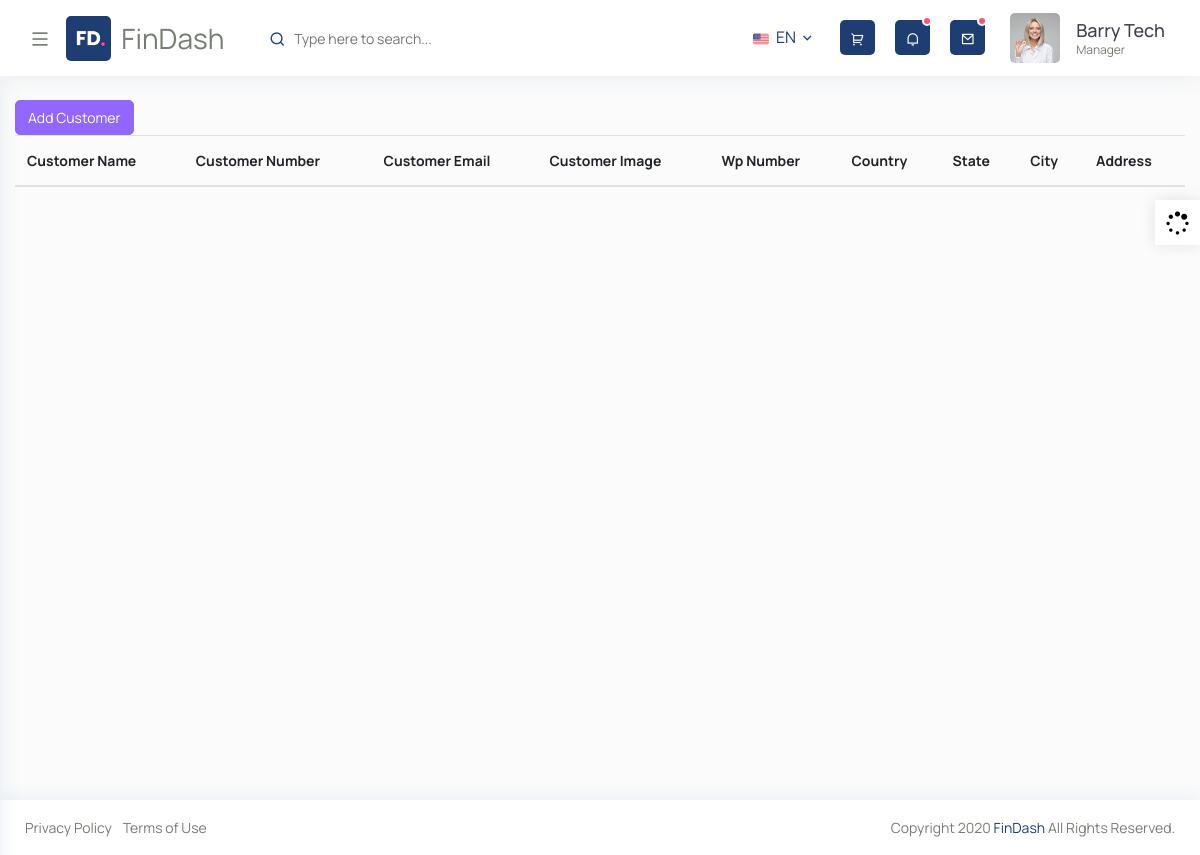
Page /machineapp/customer_show on the earlier database version.
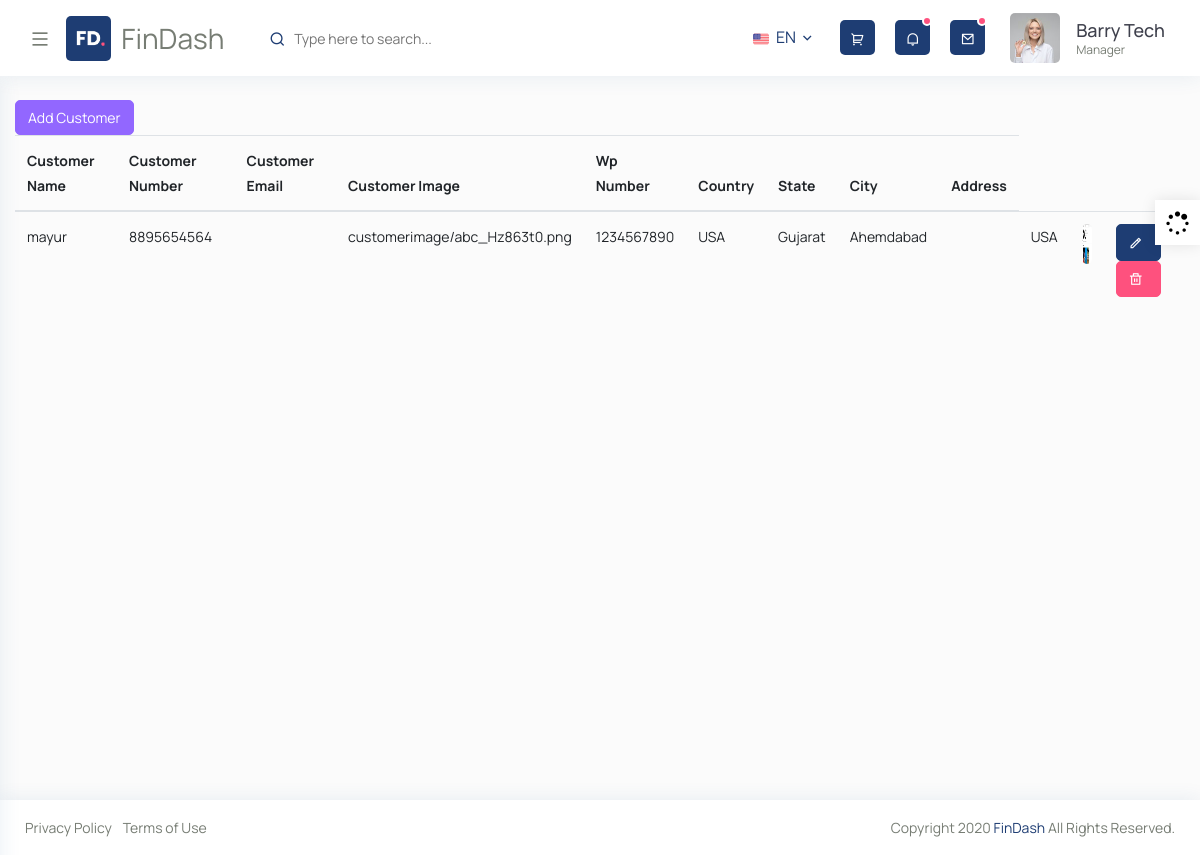
Same page on the later database version.
### machineapp/models.py (models this page shows)
class customer(models.Model):
    customer_name=models.CharField(max_length=200)
    customer_number=models.IntegerField()
    customer_email=models.CharField(max_length=200)
    customer_image=models.ImageField(upload_to='customerimage')
    customer_wpnumber=models.IntegerField()
    country_id=models.ForeignKey(country, on_delete=models.CASCADE)
    state_id=models.ForeignKey(state, on_delete=models.CASCADE)
    city_id=models.ForeignKey(city, on_delete=models.CASCADE)
    customer_Address=models.CharField(max_length=200)
    def __str__(self):
        return self.customer_name

class country(models.Model):
    country_name=models.CharField(max_length=200)
    country_status=models.CharField(max_length=200, default='True')
    def __str__(self):
       return self.country_name

class state(models.Model):
    country_id=models.ForeignKey(country, on_delete=models.CASCADE)
    state_name=models.CharField(max_length=200)
    state_status=models.CharField(max_length=200, default='True')
    def __str__(self):
       return self.state_name

class city(models.Model):
    state_id=models.ForeignKey(state, on_delete=models.CASCADE)
    city_name=models.CharField(max_length=200)
    city_status=models.CharField(max_length=200, default='True')
    def __str__(self):
       return self.city_name

### machineapp/views.py (the view)
# urls.py: path('customer_show',views.customer_show, name='customer_show'),
def customer_show(request):
    customerobj = customer.objects.all()
    context={
        'customer':customerobj,
        'baseurl':baseurl,
    }
    print(customerobj)
    return render(request,"customer_show.html",context)

### templates/customer_show.html (shortened to what this page needs)
{% extends "base.html" %}
{% load static %}
{% block body %}
<div id="content-page" class="content-page">
  <div class="container-fluid">
    <a class="btn btn-info" href="{% url 'customer_add' %}">Add Customer</a>
    <table class="table">
      <thead>
        <tr>
          <th scope="customer">Customer Name</th>
          <th scope="customer">Customer Number</th>
          <th scope="customer">Customer Email</th>
          <th scope="customer">Customer Image</th>
          <th scope="wp Number">Wp Number</th>
          <th scope="country">Country</th>
          <th scope="state">State</th>
          <th scope="city">City</th>
          <th scope="address">Address</th>
        </tr>
      </thead>
      <tbody>
        {% for i in customer %}
        <tr>
            <td>{{i.customer_name}}</td>
            <td>{{i.customer_number}}</td>
            <td>{{i.customer_Email}}</td>
            <td>{{i.customer_image}}</td>
            <td>{{i.customer_wpnumber}}</td>
            <td>{{i.country_id}}</td>
            <td>{{i.state_id}}</td>
            <td>{{i.city_id}}</td>
            <td>{{i.Address}}</td>
            <td>{{i.country_id.country_name}}</td>
          <td><img class="rounded img-fluid avatar-40" src="{{i.customer_image.url}}" alt="profile"></td>
          <td><a class="btn btn-primary" href="{% url 'customer_update' i.id %}"><i class="ri-pencil-line"></i></a>
          <a class="btn btn-danger"href="{% url 'customer_delete' i.id %}" onclick="return confirm('Are you sure you want to delete this?')"><i class="ri-delete-bin-line"></a></td>
        </tr>
        {% endfor %}
        </tbody>
        </table>
      </div>
    </div>
{% endblock %}

### templates/base.html (shortened to what this page needs)
{% load static %}
<!doctype html>
<html lang="en">
<head>
      <link rel="stylesheet" href="{% static 'css/bootstrap.min.css' %}">
      <link rel="stylesheet" href="{% static 'css/typography.css' %}" >
      <link rel="stylesheet" href="{% static 'css/style.css' %}">
      <link rel="stylesheet" href="{% static 'css/responsive.css' %}">
      <link href="{% static 'fullcalendar/core/main.css' %}" rel="stylesheet" />
      <link href="{% static 'fullcalendar/daygrid/main.css' %}" rel="stylesheet" />
      <link href="{% static 'fullcalendar/timegrid/main.css' %}" rel="stylesheet" />
      <link href="{% static 'fullcalendar/list/main.css' %}" rel="stylesheet" />
      <link rel="stylesheet" href="{% static 'css/flatpickr.min.css'  %}" />
   </head>
   <body>
      <div class="wrapper">
         {%  include 'nav.html' %}
         {% block body %}
         {% endblock %}
        </div>
        {%  include 'footer.html' %}
       <div class="iq-colorbox color-fix">
         <div class="buy-button"> <a class="color-full" href="#"><i class="fa fa-spinner fa-spin"></i></a> </div>
       </div>
   </body>
</html>

### templates/nav.html (shortened to what this page needs)
{% load static %}
<div class="iq-top-navbar">
    <div class="iq-navbar-custom">
       <nav class="navbar navbar-expand-lg navbar-light p-0">
          <div class="iq-menu-bt d-flex align-items-center">
             <div class="wrapper-menu">
                <div class="main-circle"><i class="ri-menu-line"></i></div>
             </div>
             <div class="iq-navbar-logo d-flex justify-content-between ml-3">
                <a href="index.html" class="header-logo">
                <img src="{% static 'images/logo.png' %}" class="img-fluid rounded" alt="">
                <span>FinDash</span>
                </a>
             </div>
          </div>
          <div class="iq-search-bar">
             <form action="#" class="searchbox">
                <input type="text" class="text search-input" placeholder="Type here to search...">
                <a class="search-link" href="#"><i class="ri-search-line"></i></a>
             </form>
          </div>
          <div class="collapse navbar-collapse" id="navbarSupportedContent">
             <ul class="navbar-nav ml-auto navbar-list">
                <li class="nav-item">
                   <a class="search-toggle iq-waves-effect language-title" href="#"><img src="{% static  'images/small/flag-01.png' %}" alt="img-flaf" class="img-fluid mr-1" style="height: 16px; width: 16px;"> EN <i class="ri-arrow-down-s-line"></i></a>
                </li>
                <li class="nav-item nav-icon">
                   <a href="#" class="iq-waves-effect bg-primary rounded"><i class="ri-shopping-cart-2-line"></i></a>
                </li>
                <li class="nav-item nav-icon">
                   <a href="#" class="search-toggle iq-waves-effect bg-primary rounded">
                   <i class="ri-notification-line"></i>
                   <span class="bg-danger dots"></span>
                   </a>
                </li>
                <li class="nav-item nav-icon dropdown">
                   <a href="#" class="search-toggle iq-waves-effect bg-primary rounded">
                   <i class="ri-mail-line"></i>
                   <span class="bg-danger count-mail"></span>
                   </a>
                </li>
             </ul>
          </div>
          <ul class="navbar-list">
             <li class="line-height">
                <a href="#" class="search-toggle iq-waves-effect d-flex align-items-center">
                   <img src="{% static 'images/user/1.jpg'%}" class="img-fluid rounded mr-3" alt="user">
                   <div class="caption">
                      <h6 class="mb-0 line-height">Barry Tech</h6>
                      <p class="mb-0">Manager</p>
                   </div>
                </a>
             </li>
          </ul>
       </nav>
    </div>
 </div>

### templates/footer.html
<footer class="iq-footer">
    <div class="container-fluid">
       <div class="row">
          <div class="col-lg-6">
             <ul class="list-inline mb-0">
                <li class="list-inline-item"><a href="privacy-policy.html">Privacy Policy</a></li>
                <li class="list-inline-item"><a href="terms-of-service.html">Terms of Use</a></li>
             </ul>
          </div>
          <div class="col-lg-6 text-right">
             Copyright 2020 <a href="#">FinDash</a> All Rights Reserved.
          </div>
       </div>
    </div>
 </footer>

### static/css/typography.css (style rules this page uses)
body { font-family: 'Manrope', sans-serif; font-weight: 400; font-style: normal; font-size: 14px; line-height: 1.8; padding: 0; margin: 0; color: var(--iq-body-text); background: var(--iq-body-bg); }
h1, h2, h3, h4, h5, h6 { font-family: 'Manrope', sans-serif; font-weight: 500; margin: 0px; line-height: 1.5; color: var(--iq-title-text); }
h6 { font-size: 1.0em; }
.rounded { border-radius: 5px!important; }
.bg-primary, .badge-primary { color: var(--iq-white); background: var(--iq-primary) !important; }
.bg-danger, .badge-danger { color: var(--iq-white); background: var(--iq-danger) !important; }
.line-height { line-height: normal !important; }
.avatar-40 { height: 40px; width: 40px; line-height: 40px; font-size: 0.6rem; }
.btn { font-size: 14px; border-radius: 5px; }
.btn i { margin-right: 5px; }
.btn-primary { background: var(--iq-primary); border-color: var(--iq-primary); }
.btn-danger { background-color: var(--iq-danger); border-color: var(--iq-danger); }
.btn-info { background-color: var(--iq-info); border-color: var(--iq-info); }

### static/css/responsive.css (style rules this page uses)
@media (max-width:1699px) { .iq-search-bar .searchbox { width: 350px; } }
@media (max-width:1299px) { .iq-top-navbar .iq-navbar-custom .iq-menu-bt { display: block; } }
@media (max-width:1299px) { .content-page, body.sidebar-main .content-page { margin-left: 0; padding: 100px 0 0; } }
@media (max-width:1299px) { .iq-top-navbar, body.sidebar-main .iq-top-navbar { width: auto; left: 0; right: 0; } }
@media (max-width:1299px) { .iq-footer, body.sidebar-main .iq-footer { padding: 15px 10px; margin-left: 0; width: 100%; } }
@media (max-width:1299px) { .iq-search-bar .searchbox { width: 100%; } }
@media (max-width:1299px) { .iq-navbar-logo { padding: 0; } }

### static/css/variable.css (style rules this page uses)
:root { --iq-title-text: #3f414d; --iq-body-text: #777d74; --iq-body-bg: #fbfbfb; --iq-primary: #1e3d73; --iq-secondary: #a09e9e; --iq-success: #65f9b3; --iq-warning: #ffbf43; --iq-danger: #fe517e; --iq-info: #9267ff; --iq-dark: #3f414d; --iq-light: #fafafb; --iq-white: #ffffff; --iq-black: #000000; --iq-light-primary: #e7ecee; --iq-light-secondary: #f1f2f1; --iq-light-success: #ecfff6; --iq-light-danger: #ffeeee; --iq-light-warning: #fefaee; --iq-light-info: #f4f0ff; --iq-light-dark: #f0efef; --iq-primary-hover: #1d335a; --iq-secondary-hover: #3948e8; --iq-success-hover: #8defc0; --iq-danger-hover: #ff6a6a; --iq-warning-hover: #fae837; --iq-info-hover: #fff1e0; --iq-dark-hover: #3948e8; --iq-border-light: #f1f1f1; --iq-light-card: #ffffff; --iq-primary-rgb: 100, 114, 248; --iq-color1: #1e3d73; --iq-color2: #02d871; --iq-color3: #309cf3; --iq-color4: #ff00ff; --iq-color5: #fb1f4c; --iq-color6: #00ced1; --iq-color7: #f35f3b; --iq-color8: #fde117; --iq-color9: #ff0000; --iq-color10: #88028c; --iq-color11: #00d5ab; --iq-color12: #ce9252; --iq-color13: #f9ae02; --iq-color14: #1e7fe4; --iq-color15: #006400; --iq-color16: #fa7c04; --iq-color17: #81bf02; --iq-color18: #99a7ca; --iq-color19: #3d2a26; --iq-color20: #a0746b; }

### static/css/style-customizer.css (style rules this page uses)
.iq-colorbox { background-color: var(--iq-white); width: 300px; position: fixed; top: 0; bottom: 0; right: -300px; color: #222222; z-index: 99999; height: auto; -webkit-box-shadow: -2px 0 45px -4px rgba(0, 0, 0, 0.15); -moz-box-shadow: -2px 0 45px -4px rgba(0, 0, 0, 0.15); box-shadow: -2px 0 45px -4px rgba(0, 0, 0, 0.15); }
.iq-colorbox.color-fix { box-shadow: none; }
.iq-colorbox a.color-full { position: absolute; top: 200px; right: 300px; background: var(--iq-white); width: 45px; height: 45px; line-height: 45px; display: block; font-size: 24px; color: #000; text-align: center; text-decoration: none; -webkit-box-shadow: 0px 0px 15px 0px rgba(0, 0, 0, 0.1); -moz-box-shadow: 0px 0px 15px 0px rgba(0, 0, 0, 0.1); box-shadow: 0px 0px 15px 0px rgba(0, 0, 0, 0.1); }

Differences in the rows shown:
added customer: customer_name "mayur", customer_number "8895654564", customer_image "customerimage/abc_Hz863t0.png", customer_wpnumber "1234567890", country_id "USA", state_id "Gujarat", city_id "Ahemdabad", country_id.country_name "USA", customer_image (picture)
